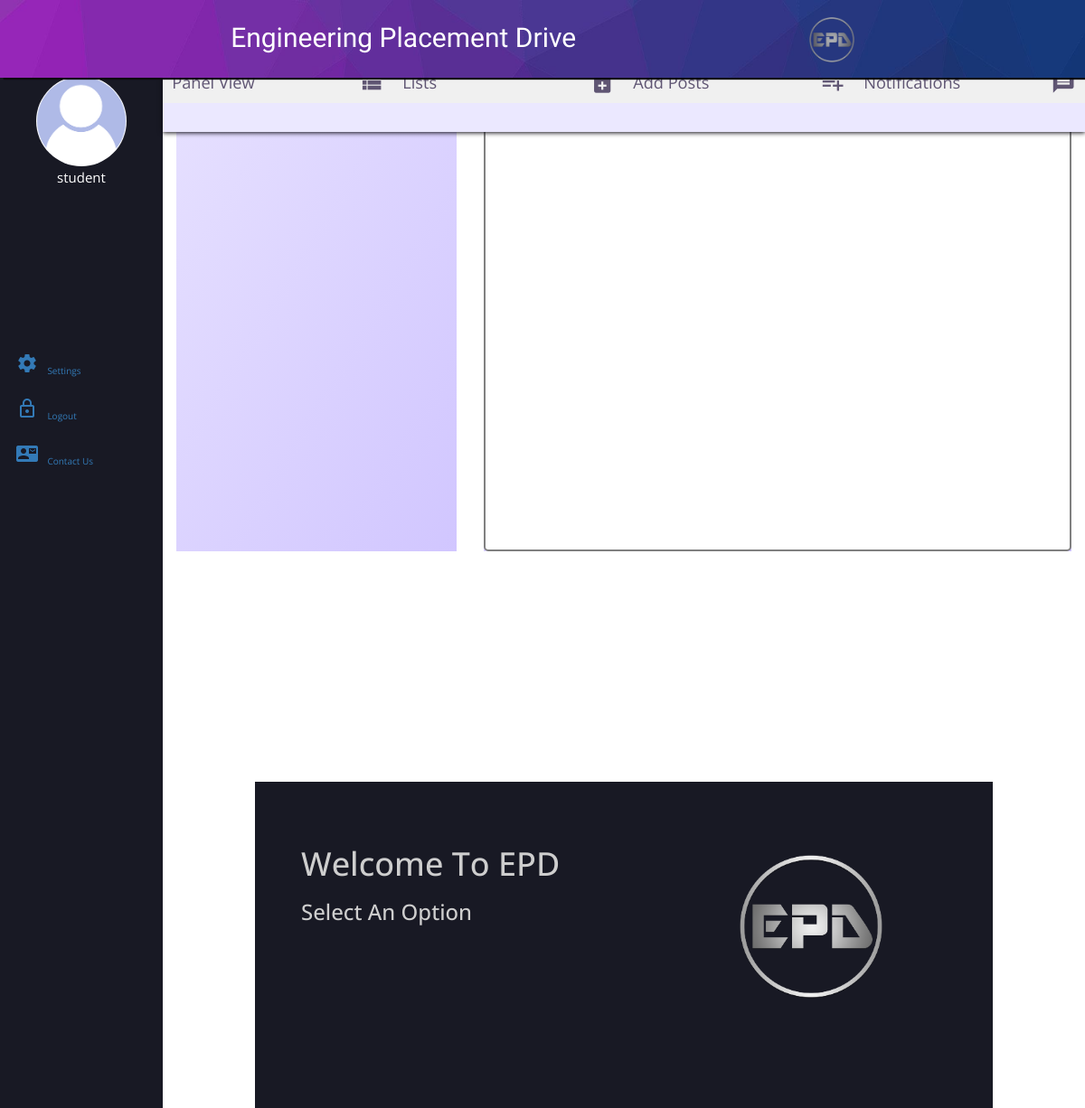
/main/list/, run on an earlier commit of the app's database.
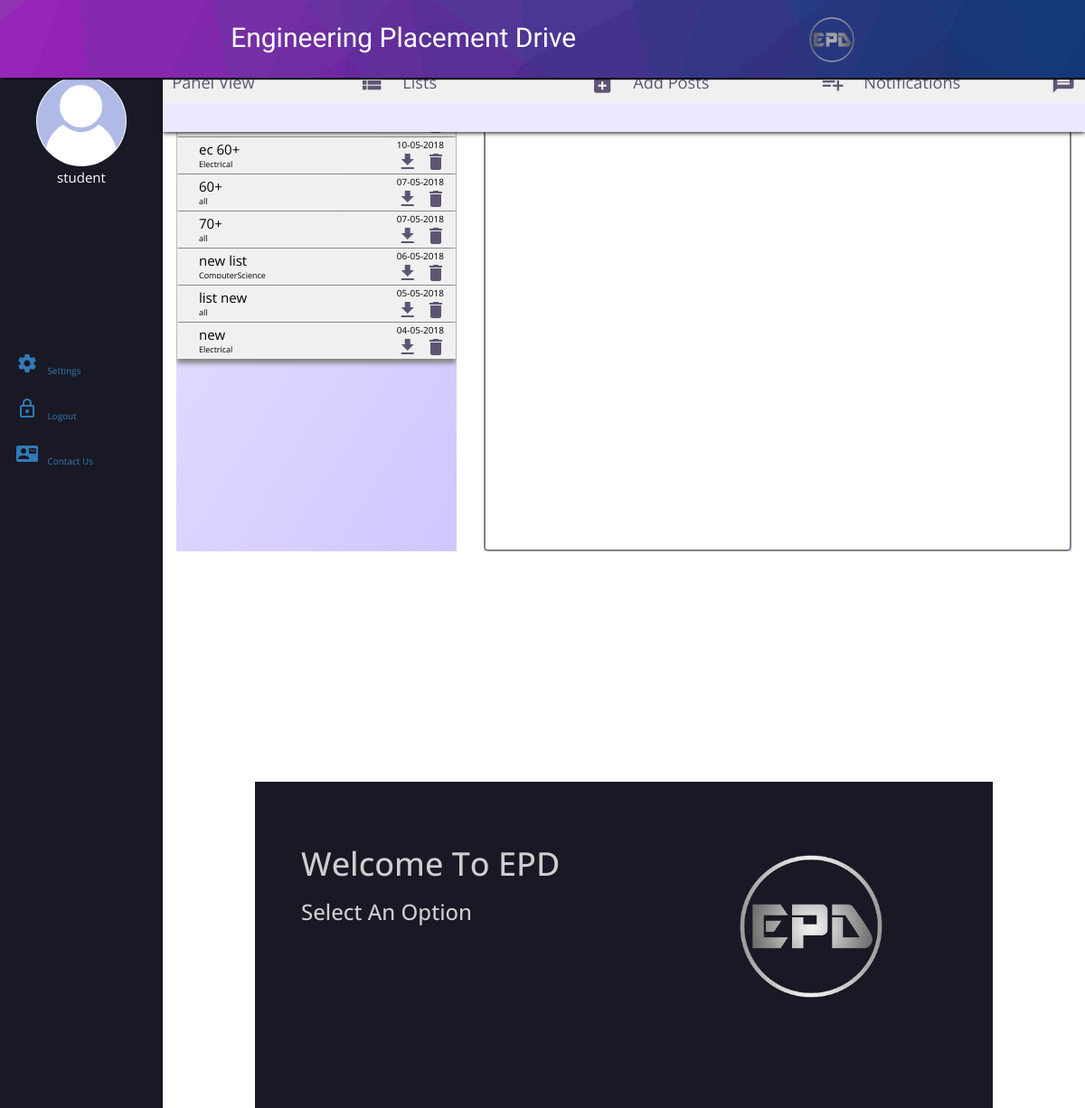
And on a later commit of the database.
### main/models.py (models this page shows, shortened)
class List(models.Model):
    cs = 'ComputerScience'
    it = 'i.t.'
    ec = 'Electrical'
    me ='mech'
    cv ='civil'
    Al = 'all'
    branch = (
        (cs, 'CS'),
        (it, 'IT'),
        (ec, 'EC'),
        (me, 'MECHANICAL'),
        (cv, 'CIVIL'),
        (Al, 'ALL'),
    )
    Branch = models.CharField(
        max_length=200,
        choices=branch,
        default=Al,
    )
    ListName = models.CharField(max_length=140)
    College = models.CharField(max_length=140, default='Ipec')
    Date = models.DateTimeField(default=datetime.now(), blank=True)
    Markslow12 = models.IntegerField(default=0)
    Markslowb = models.IntegerField(default=0)
    Markslowc = models.IntegerField(default=0)

### main/templates/main/clist.html (shortened to what this page needs)
{% extends "main/main.html" %} {% block body_block %} {%load staticfiles %}
<div id="clist_main" class="display container-fluid">
    <div class="row under">
        <div class="col-lg-4 col-md-4 col-sl-4 col-xs-12 container under">
            <div class="panels">
                {% for List in object_list %}
                <div class="posts">
                    <table>
                        <tr>
                            <td>
                                <form action="" method="GET" name="list" id="liform">{%csrf_token%}
                                    <a class="disctitle" value="{{List.ListName}}" onclick="loadlist({{List.id}});">{{ List.ListName}}</a>
                                </form>
                            </td>
                        </tr>
                        <tr>
                            <td>
                                <div class="disc"> {{List.Branch }}
                                </div>
                            </td>
                        </tr>
                    </table>
                    <table class="float-right func">
                        <tr>
                            <td colspan="2">
                                <div class="date"> {{List.Date|date:"d-m-Y" }}</div>
                            </td>
                        </tr>
                        <tr>
                            <td>
                                <a href="" class="genl" value="{{List.id}}" onclick=""><i class="material-icons">file_download</i></a>
                            </td>
                            <td>
                                <a href="" class="deletel" value="{{List.id}}" onclick=""><i class="material-icons">delete</i></a>
                            </td>
                        </tr>
                    </table>
                </div>{% endfor %}
            </div>
        </div>
        <div class="col-lg-8 col-md-8 col-sl-8 col-xs-12  container under">
            <div class="panels" id="details">
                <div class="Listq">
                    <div id="Listq" class="postdes">
                    </div>
                </div>
            </div>
        </div>
    </div>
</div>
{% endblock %}

What changed in the data, as far as the page shows it:
added List: ListName "ec 60+", Branch "Electrical", Date "10-05-2018", {{ List.id }} 7 (drawn)
added List: ListName "60+", Branch "all", Date "07-05-2018", {{ List.id }} 5 (drawn)
added List: ListName "70+", Branch "all", Date "07-05-2018", {{ List.id }} 6 (drawn)
added List: ListName "new list", Branch "ComputerScience", Date "06-05-2018", {{ List.id }} 4 (drawn)
added List: ListName "list new", Branch "all", Date "05-05-2018", {{ List.id }} 3 (drawn)
added List: ListName "new", Branch "Electrical", Date "04-05-2018", {{ List.id }} 2 (drawn)
